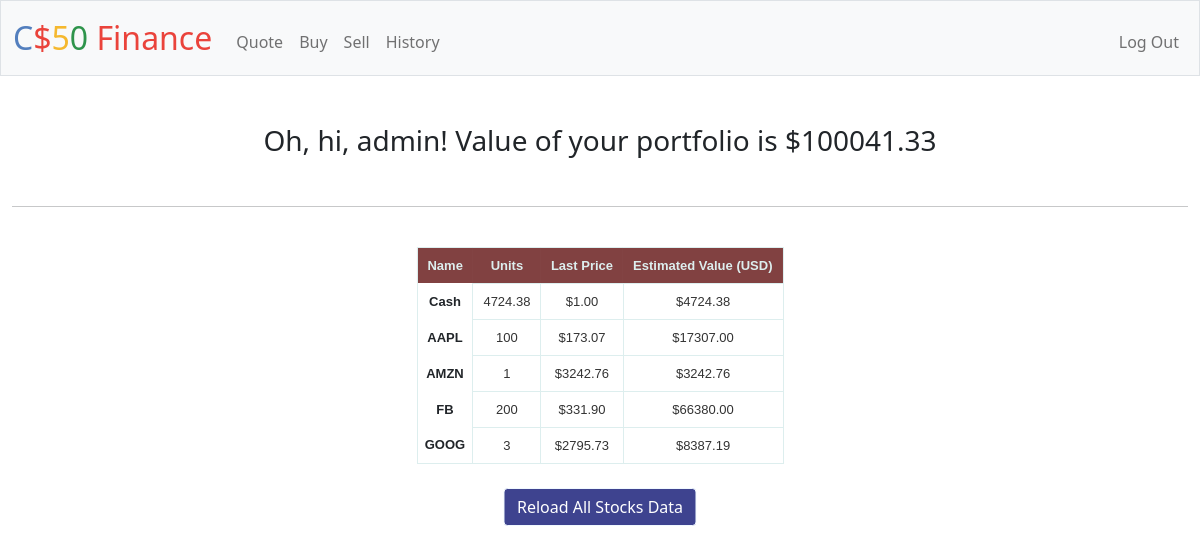
The page / (signed in) on the database its author committed.
### tables this page shows
CREATE TABLE users (id INTEGER, username TEXT NOT NULL, hash TEXT NOT NULL, cash NUMERIC NOT NULL DEFAULT 10000.00, 'AAPL' integer not null default 0, 'TSLA' integer not null default 0, 'AMZN' integer not null default 0, 'FB' integer not null default 0, 'NVDA' integer not null default 0, 'TLSA' integer not null default 0, 'GE' integer not null default 0, 'HD' integer not null default 0, 'NFLX' integer not null default 0, 'GOOG' integer not null default 0, 'SBUX' integer not null default 0, 'MARK' integer not null default 0, PRIMARY KEY(id));

CREATE TABLE stocks (id integer, name text not null, price real, symbol text not null, primary key(id));

### app.py (the view)
@ app.route("/", methods=["GET", "POST"])
@ login_required
def index():
    if request.method == "POST":
        if request.form.get("rel") == "rell":
            return redirect("/rel_index")
        else:
            return redirect("/")
    else:
        name = db.execute(
            "select username from users where id = ?", session["user_id"])[0]["username"]
        portfolio = db.execute(
            "select * from users where id = ?", session["user_id"])
        del portfolio[0]["hash"]
        del portfolio[0]["id"]
        del portfolio[0]["username"]
        values = []
        prices = []
        total = 0
        for i in portfolio[0]:
            if not (i == 'cash'):
                price = db.execute(
                    "select price from stocks where symbol = ?", i)
                value = (price[0]["price"]) * (int(portfolio[0][i]))
                prc = price[0]["price"]
            else:
                value = float(portfolio[0][i])
                prc = 1
            prices.append(prc)
            values.append(value)
            total += value
        return render_template("index.html", name=name, portfolio=portfolio, values=values, prices=prices, total=total)

### app.py (called while the page is built)
@app.after_request
def after_request(response):
    response.headers["Cache-Control"] = "no-cache, no-store, must-revalidate"
    response.headers["Expires"] = 0
    response.headers["Pragma"] = "no-cache"
    return response

### helpers.py (called while the page is built)
def login_required(f):
    @wraps(f)
    def decorated_function(*args, **kwargs):
        if session.get("user_id") is None:
            return redirect("/login")
        return f(*args, **kwargs)
    return decorated_function

### templates/index.html
{% extends "layout.html" %} {% block title %} Home {% endblock %} {% block main %}
<h3>Oh, hi, {{name}}! Value of your portfolio is {{ "$%.2f"|format(total) }}</h3>
<br>
<hr>
<br>
<div class="section" style="position: fixed; left: 50%;
transform: translateX(-50%);">
    <table class="zui-table">
        <thead>
            <tr>
                <th>Name</th>
                <th>Units</th>
                <th>Last Price</th>
                <th>Estimated Value (USD)</th>
            </tr>
        </thead>
        {% for i in portfolio[0] %} {% if portfolio[0][i] > 0 %}
        <tbody>
            <tr>
                {% if i == 'cash' %}
                <th>Cash</th>
                <td>{{"%.2f"|format(portfolio[0][i])}}</td>
                {% endif %} {% if i != 'cash' %}
                <th>{{ i }}</th>
                <td>{{portfolio[0][i]}}</td>
                {% endif %}
                <td>{{"$%.2f"|format(prices[loop.index-1])}}</td>
                <td>{{"$%.2f"|format(values[loop.index-1])}}</td>
            </tr>
            {% endif %} {% endfor %}
        </tbody>
    </table>
    <br>
    <form action="/rel_index" method="POST">
        <button name="rel" value="rell" class="btn btn-primary" type="submit" style="background-color: #3e438f; border-color:aliceblue">Reload All Stocks Data</button>
    </form>
</div>
{% endblock %}

### static/styles.css (style rules this page uses)
.zui-table { position: relative; left: 50%; transform: translateX(-50%); align-items: center; border: solid 1px #DDEEEE; border-collapse: collapse; border-spacing: 0; font: normal 13px Arial, sans-serif; }
.zui-table thead th { background-color: #814141; color: #DDEEEE; padding: 10px; text-align: center; }
.zui-table tbody td { border: solid 1px #DDEEEE; color: #333; padding: 10px; text-shadow: 1px 1px 1px #fff; }

### rows shown on the page
users: username "admin", cash "4724.38", cash "$4724.38", AAPL "100" "1" "200" "3"
stocks: price "$173.07"
stocks: price "$3242.76"
stocks: price "$331.90"
stocks: price "$2795.73"

### other values the page prints
{{ "$%.2f"|format(total) }} "$100041.33"
{{ "$%.2f"|format(prices[loop.index-1]) }} "$1.00"
{{ i }} "AAPL" "AMZN" "FB" "GOOG"
{{ "$%.2f"|format(values[loop.index-1]) }} "$17307.00" "$3242.76" "$66380.00" "$8387.19"
